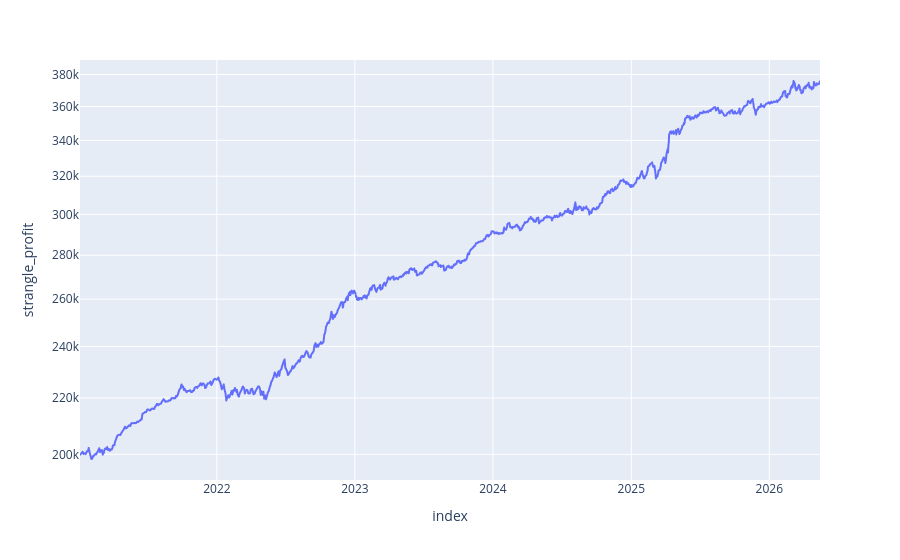

Notebook code for this chart:
### Code cell
invest: float = 200_000
position_margin: int = 15_100
positions = int(invest / position_margin)

capital = (strangle_trades['strangle_profit'] * 100 * positions)
print(np.quantile(capital, np.arange(0, 1.1, 0.1)))

capital[0] = capital[0] + invest
capital = capital.to_pandas().cumsum()
capital.index = strangle_trades['date'].to_list()
print(invest, capital.iloc[-1])

px.line(capital, y=capital, log_y=True).show()
print(
    capital.groupby(pd.to_datetime(capital.index).year).last() - capital.groupby(pd.to_datetime(capital.index).year).first()
)

### Figure 1 — Plotly figure (JSON) as saved in the notebook; plotly's stock layout.template omitted (floating-point values rounded to 4 significant figures; data arrays with more than 128 entries replaced by an {"elided": "..."} marker saying what was removed)
{"data": [{"hovertemplate": "index=%{x}<br>strangle_profit=%{y}<extra></extra>", "legendgroup": "", "line": {"color": "#636efa", "dash": "solid"}, "marker": {"symbol": "circle"}, "mode": "lines", "name": "", "showlegend": false, "x": {"elided": "1172 str values"}, "xaxis": "x", "y": {"elided": "1172 float values"}, "yaxis": "y", "type": "scattergl"}], "layout": {"xaxis": {"anchor": "y", "domain": [0.0, 1.0], "title": {"text": "index"}}, "yaxis": {"anchor": "x", "domain": [0.0, 1.0], "title": {"text": "strangle_profit"}, "type": "log"}, "legend": {"tracegroupgap": 0}, "margin": {"t": 60}}}
